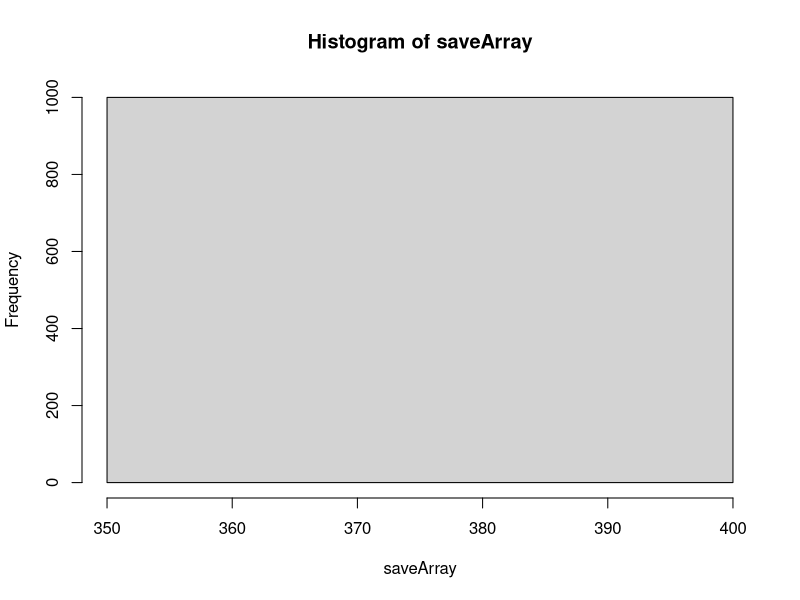

Write the R code that produced this figure.
## ---- chunk 1
knitr::opts_chunk$set(echo = TRUE)
## ---- chunk 2
days = 1:365

nStudents = 25
nBets = nStudents*15

saveArray=vector('numeric')
for(k in 1:1000){
  bank = 0
  for(i in 1: nBets){
    sampleClass = sample(days, 35, replace = TRUE)

    repeats = length(unique(sampleClass))
    if (repeats == nStudents) bank = bank - 3
    else bank = bank + 1
  }
saveArray[k]= bank
}

## ---- chunk 3
hist(saveArray)
## ---- chunk 4
print('average amt:')
print(mean(saveArray))
